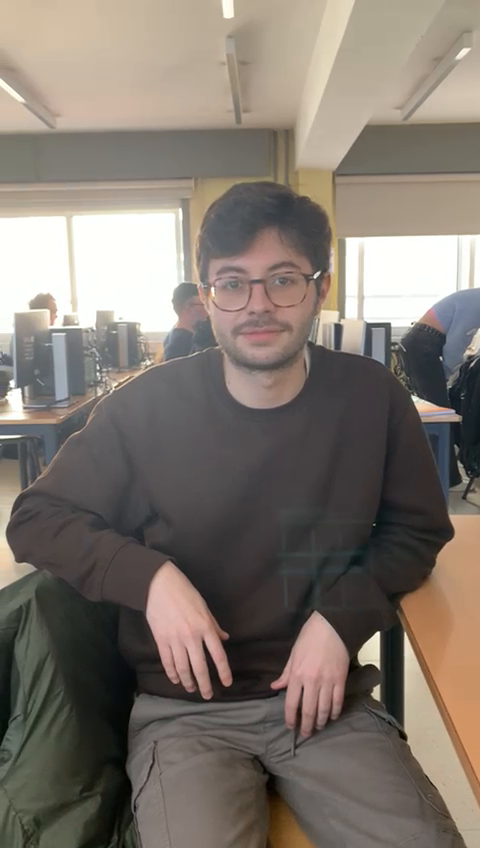
#> input picture frame 37 of Ejercicios/open_cv/video_santi.mp4, 480 x 848 px
$ python capturaRostros.py
#> lines starting #> are read from the running program, lines starting #| are printed output that depends on the picture
import cv2
import os
import imutils

# cambiar el nombre para cada persona
personName = 'santi'
dataPath = os.path.join(os.getcwd(), 'imagenes')
personPath = os.path.join(dataPath, personName)

 # crear las carpetas necesarias
if not os.path.exists(dataPath):
    print('Carpeta creada: imagenes')
    os.makedirs(dataPath)

if not os.path.exists(personPath):
    print('Carpeta creada:', personPath)
    os.makedirs(personPath)

video_file = 'video_santi.mp4'
cap = cv2.VideoCapture(video_file)

faceClassif = cv2.CascadeClassifier(cv2.data.haarcascades + 'haarcascade_frontalface_default.xml')
count = 0

#pasar el video a escala de grises, reconocer las caras, y guardar los frames reconocidos como imagen
while True:
    ret, frame = cap.read()
#> frame is the input picture: shape (848, 480, 3); mean B, G, R 109.5, 118, 127
    if not ret:
        break

    if video_file == "video_santi.mp4":
        frame = cv2.rotate(frame, cv2.ROTATE_90_CLOCKWISE)
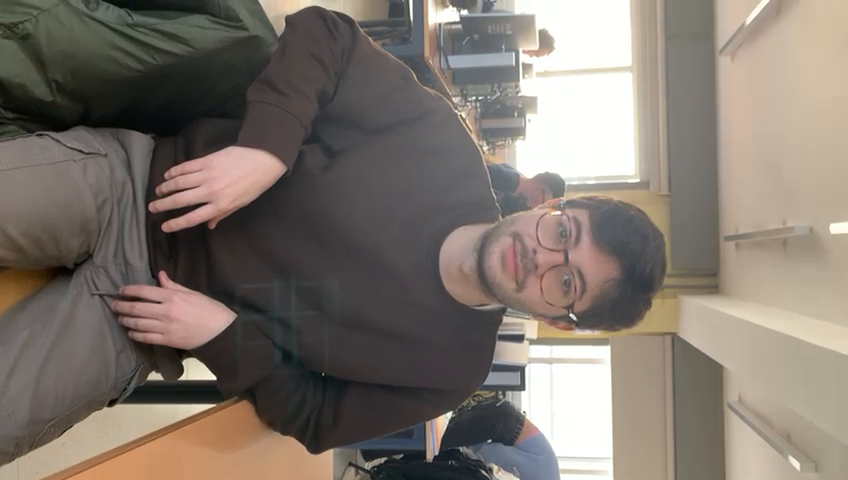
#> frame: shape (480, 848, 3); mean B, G, R 109.5, 118, 127

    frame = imutils.resize(frame, width=640)
#> frame: shape (362, 640, 3)
    gray = cv2.cvtColor(frame, cv2.COLOR_BGR2GRAY)
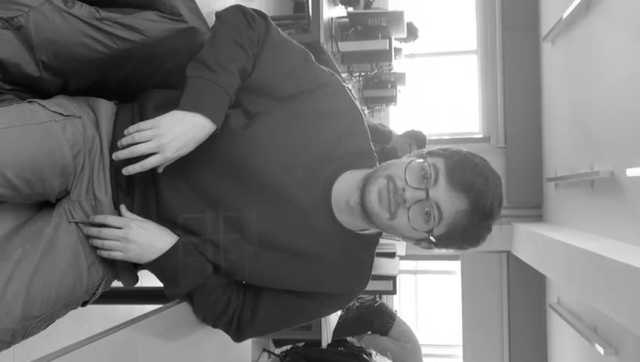
#> gray: shape (362, 640); min 2, max 255, mean 119.8
    auxFrame = frame.copy()

    faces = faceClassif.detectMultiScale(gray, 1.3, 5)
#> faces = ()

    for (x, y, w, h) in faces:
        cv2.rectangle(frame, (x, y), (x + w, y + h), (0, 255, 0), 2)
        rostro = auxFrame[y:y + h, x:x + w]
        rostro = cv2.resize(rostro, (150, 150), interpolation=cv2.INTER_CUBIC)
        cv2.imwrite(os.path.join(personPath, f'rostro{count}.jpg'), rostro)
        count += 1
#> this loop made 0 passes
#> after the loop, count = 0

    cv2.imshow('frame', frame)

    k = cv2.waitKey(1)
#> (key Esc is pressed here)
    if k == 27 or count >= 300:
        break  # Salir del bucle cuando se alcanza el límite de imágenes

cap.release()
cv2.destroyAllWindows()

$ run again, starting later in the video
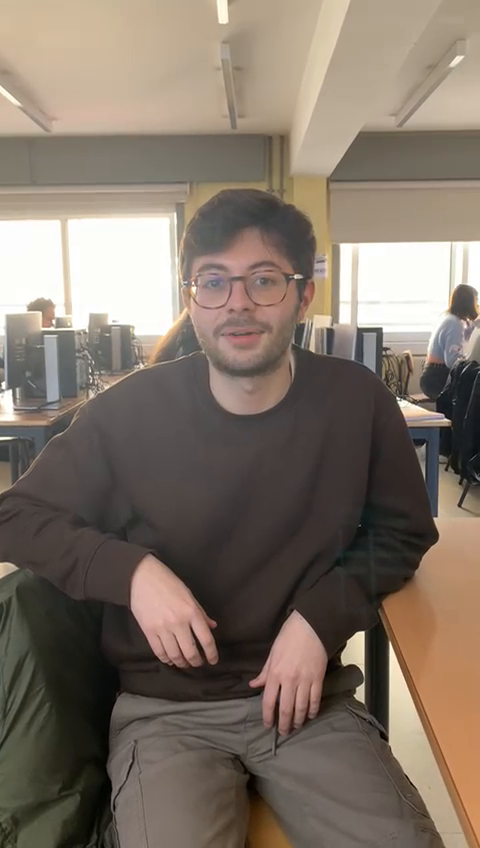
#> input picture frame 167 of Ejercicios/open_cv/video_santi.mp4, 480 x 848 px
#> frame is the input picture: shape (848, 480, 3); mean B, G, R 103.1, 115, 127.6
#> `frame = cv2.rotate(frame, cv2.ROTATE_90_CLOCKWISE)`:
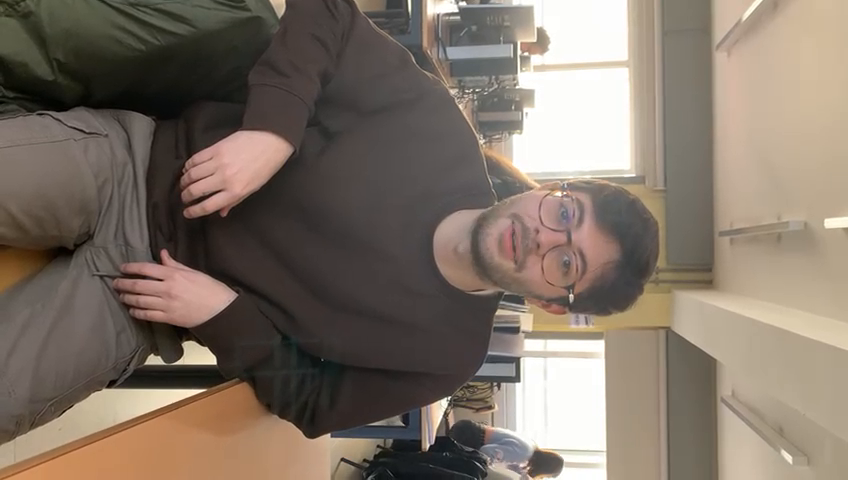
#> frame: shape (480, 848, 3); mean B, G, R 103.1, 115, 127.6
#> `gray = cv2.cvtColor(frame, cv2.COLOR_BGR2GRAY)`:
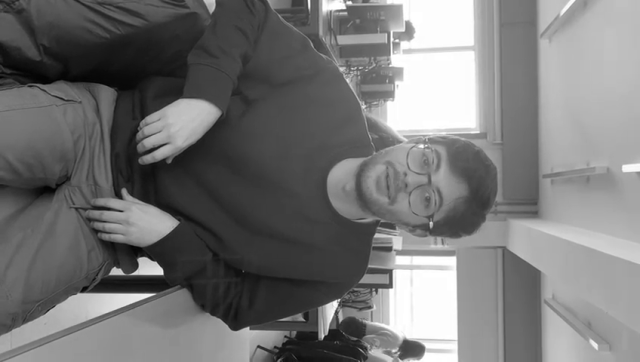
#> gray: shape (362, 640); min 1, max 255, mean 117.4
#> faces = ()
#> after the loop `for (x, y, w, h) in faces:`: count = 0

$ run again, starting later in the video
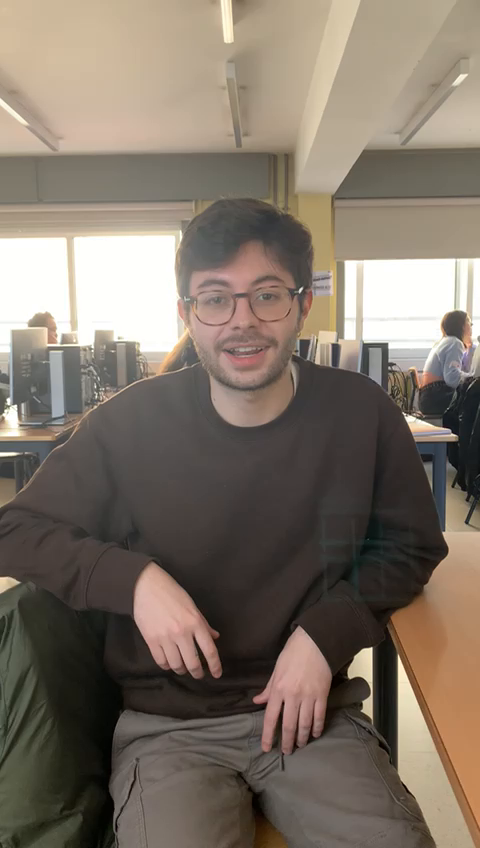
#> input picture frame 298 of Ejercicios/open_cv/video_santi.mp4, 480 x 848 px
#> frame is the input picture: shape (848, 480, 3); mean B, G, R 103.1, 115, 126.6
#> `frame = cv2.rotate(frame, cv2.ROTATE_90_CLOCKWISE)`:
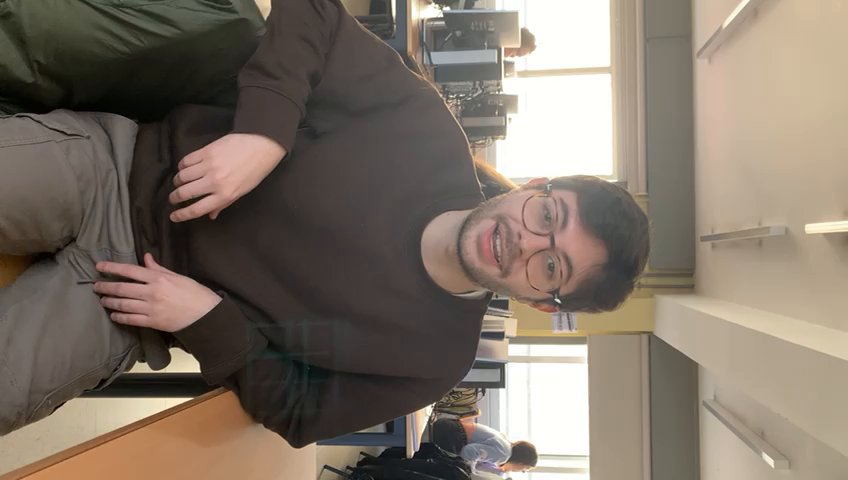
#> frame: shape (480, 848, 3); mean B, G, R 103.1, 115, 126.6
#> `gray = cv2.cvtColor(frame, cv2.COLOR_BGR2GRAY)`:
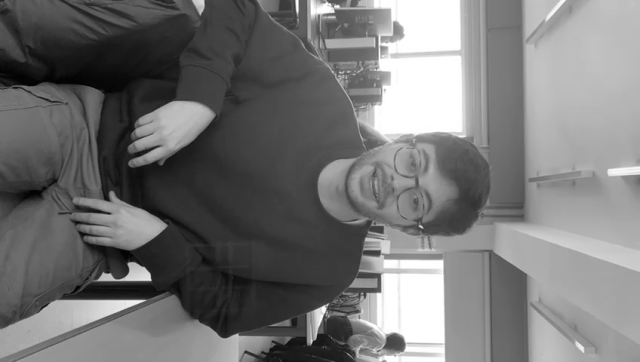
#> gray: shape (362, 640); min 1, max 255, mean 117.1
#> faces = ()
#> after the loop `for (x, y, w, h) in faces:`: count = 0
